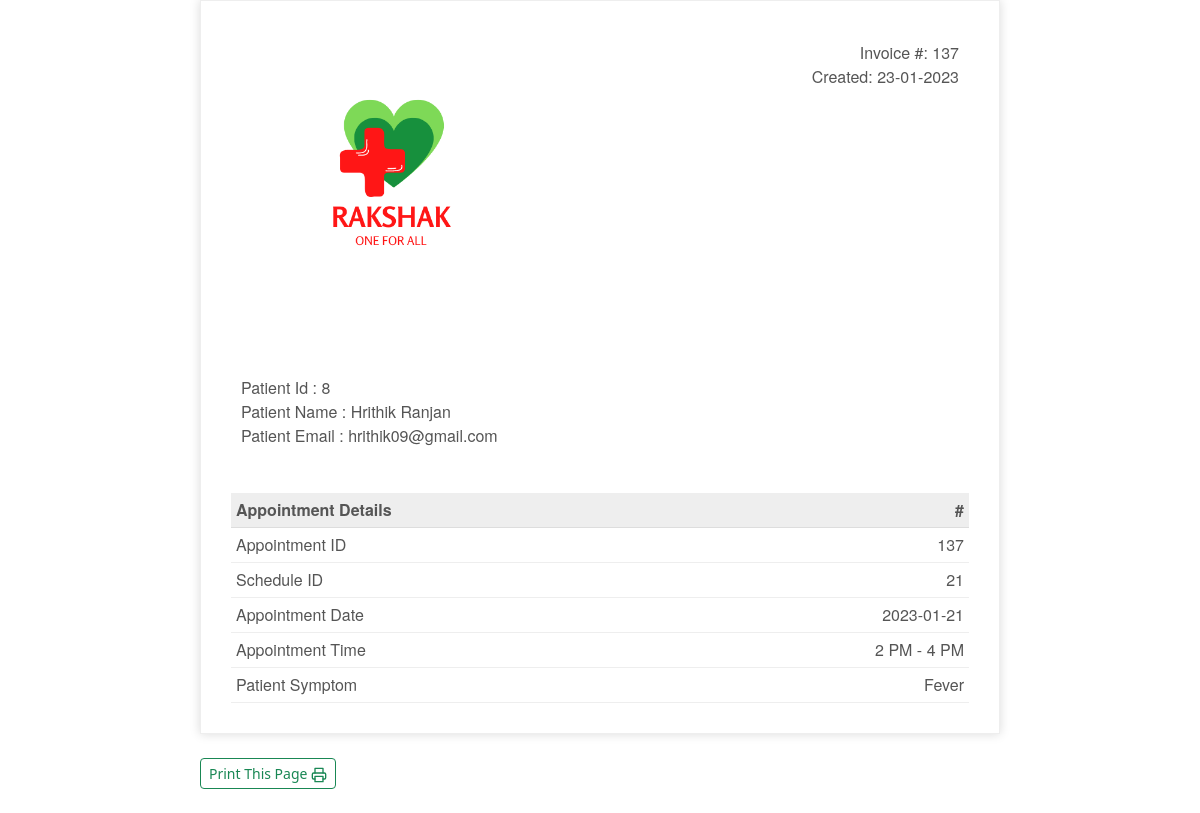
Page /patient/invoice.php?appid=137 (signed in) on the committed database.
### tables this page shows
CREATE TABLE `appointment` (
  `appId` int(9) NOT NULL,
  `patientIc` int(7) NOT NULL,
  `scheduleId` int(10) NOT NULL,
  `appSymptom` varchar(100) NOT NULL,
  `appComment` varchar(100) NOT NULL,
  `status` varchar(10) NOT NULL DEFAULT 'process'
);

CREATE TABLE `patient` (
  `icPatient` int(7) NOT NULL,
  `password` varchar(255) NOT NULL,
  `patientFirstName` varchar(20) DEFAULT NULL,
  `patientLastName` varchar(20) DEFAULT NULL,
  `patientMaritalStatus` varchar(10) DEFAULT NULL,
  `patientDOB` date DEFAULT NULL,
  `patientGender` varchar(10) DEFAULT NULL,
  `patientAddress` varchar(100) DEFAULT NULL,
  `patientPhone` varchar(15) DEFAULT NULL,
  `patientEmail` varchar(100) NOT NULL,
  `timestamp` datetime NOT NULL DEFAULT current_timestamp()
);

CREATE TABLE `doctorschedule` (
  `scheduleId` int(11) NOT NULL,
  `doctorId` int(9) NOT NULL,
  `scheduleDate` date NOT NULL,
  `startTime` varchar(15) NOT NULL,
  `bookAvail` varchar(10) NOT NULL
);

### patient/invoice.php (the view, shortened to what this page needs)
<?php
include_once '../assets/conn/dbconnect.php';
if (isset($_GET['appid'])) {
    $appid = $_GET['appid'];
}
$res = mysqli_query($con, "SELECT a.*, b.*,c.* FROM patient a
JOIN appointment b
On a.icPatient = b.patientIc
JOIN doctorschedule c
On b.scheduleId=c.scheduleId
WHERE b.appId  =" . $appid);
$userRow = mysqli_fetch_array($res, MYSQLI_ASSOC);
?>
<!doctype html>
<html>
<head>
    <link href="assets/css/bootstrap.min.css" rel="stylesheet">
    <link rel="stylesheet" type="text/css" href="assets/css/invoice.css">
</head>
<body>
    <div class="invoice-box">
        <table cellpadding="0" cellspacing="0">
            <tr class="top">
                <td colspan="2">
                    <table>
                        <tr>
                            <td class="title">
                                <img src="assets/img/logo.png" style="width:100%; max-width:300px;">
                            </td>
                            <td>
                                Invoice #: <?php echo $userRow['appId']; ?><br>
                                Created: <?php echo date("d-m-Y"); ?><br>
                            </td>
                        </tr>
                    </table>
                </td>
            </tr>
            <tr class="information">
                <td colspan="2">
                    <table>
                        <tr>
                            <td> Patient Id : <?php echo $userRow['patientIc']; ?><br>
                                Patient Name : <?php echo $userRow['patientFirstName']; ?> <?php echo $userRow['patientLastName']; ?><br>
                                Patient Email : <?php echo $userRow['patientEmail']; ?>
                            </td>
                        </tr>
                    </table>
                </td>
            </tr>
            <tr class="heading">
                <td>
                    Appointment Details
                </td>
                <td>
                    #
                </td>
            </tr>
            <tr class="item">
                <td>
                    Appointment ID
                </td>
                <td>
                    <?php echo $userRow['appId']; ?>
                </td>
            </tr>
            <tr class="item">
                <td>
                    Schedule ID
                </td>
                <td>
                    <?php echo $userRow['scheduleId']; ?>
                </td>
            </tr>
            <tr class="item">
                <td>
                    Appointment Date
                </td>
                <td>
                    <?php echo $userRow['scheduleDate']; ?>
                </td>
            </tr>
            <tr class="item">
                <td>
                    Appointment Time
                </td>
                <td>
                    <?php echo $userRow['startTime']; ?>
                </td>
            </tr>
            <tr class="item">
                <td>
                    Patient Symptom
                </td>
                <td>
                    <?php echo $userRow['appSymptom']; ?>
                </td>
            </tr>
        </table>
    </div>
    <div class="print">
        <button type="button" class="btn btn-sm btn-outline-success my-4" onclick="myFunction()">
            Print This Page
            <span data-feather="printer" class="align-text-bottom"></span>
        </button>
    </div>
</body>
</html>

### patient/assets/css/invoice.css (style rules this page uses)
.print { margin:auto; max-width:800px; }
.invoice-box { max-width:800px; margin:auto; padding:30px; border:1px solid #eee; box-shadow:0 0 10px rgba(0, 0, 0, .15); font-size:16px; line-height:24px; font-family:'Helvetica Neue', 'Helvetica', Helvetica, Arial, sans-serif; color:#555; }
.invoice-box table { width:100%; line-height:inherit; text-align:left; }
.invoice-box table td { padding:5px; vertical-align:top; }
.invoice-box table tr td:nth-child(2) { text-align:right; }
.invoice-box table tr.top table td { padding-bottom:20px; }
.invoice-box table tr.top table td.title { font-size:45px; line-height:45px; color:#333; }
.invoice-box table tr.information table td { padding-bottom:40px; }
.invoice-box table tr.heading td { background:#eee; border-bottom:1px solid #ddd; font-weight:bold; }
.invoice-box table tr.item td { border-bottom:1px solid #eee; }

### patient/invoice.php (style rules this page uses)
.feather { width: 16px; height: 16px; }

### rows in the picture
appointment: appId "137", patientIc "8", patientIc.patientFirstName "Hrithik", patientIc.patientLastName "Ranjan", patientIc.patientEmail "hrithik09@gmail.com", scheduleId.scheduleId "21", scheduleId.scheduleDate "2023-01-21", scheduleId.startTime "2 PM - 4 PM", appSymptom "Fever"
